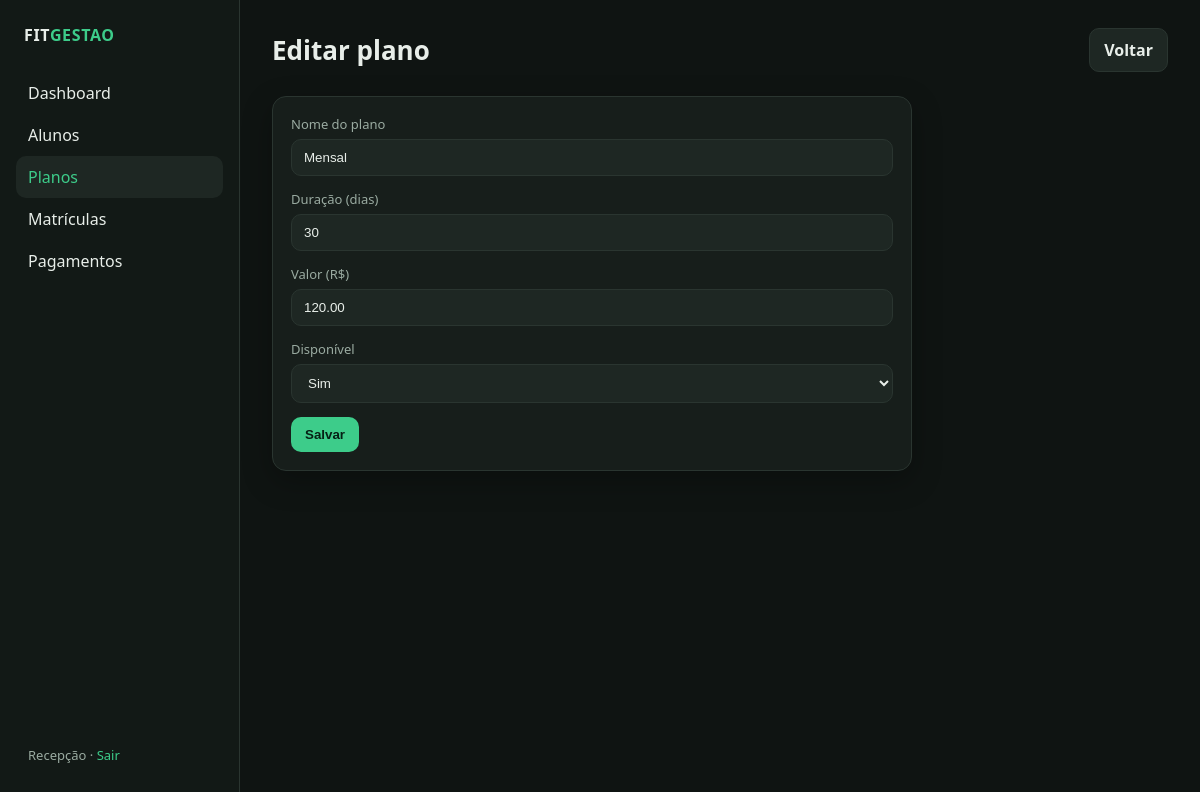
The app's page /planos/1/editar (signed in) with its own data.
### app/models.py (models this page shows)
class User(UserMixin, db.Model):
    id = db.Column(db.Integer, primary_key=True)
    username = db.Column(db.String(80), unique=True, nullable=False)
    name = db.Column(db.String(120), nullable=False)
    password_hash = db.Column(db.String(255), nullable=False)
    payments = db.relationship("Payment", backref="registered_by", lazy=True)

class Plan(db.Model):
    id = db.Column(db.Integer, primary_key=True)
    name = db.Column(db.String(80), nullable=False)
    duration_days = db.Column(db.Integer, nullable=False)
    price = db.Column(db.Numeric(10, 2), nullable=False)
    active = db.Column(db.Boolean, default=True, nullable=False)
    enrollments = db.relationship("Enrollment", backref="plan", lazy=True)

### app/routes/plans.py (the view)
@bp.route("/<int:plan_id>/editar", methods=["GET", "POST"])
@login_required
def edit(plan_id):
    plan = Plan.query.get_or_404(plan_id)
    form = PlanForm(obj=plan)
    if not form.is_submitted():
        form.active.data = "1" if plan.active else "0"
    if form.validate_on_submit():
        _fill_plan(plan, form)
        db.session.commit()
        flash("Plano atualizado.", "success")
        return redirect(url_for("plans.list_plans"))
    return render_template("plans/form.html", form=form, title="Editar plano", plan=plan)

### app/forms.py
class PlanForm(FlaskForm):
    name = StringField("Nome do plano", validators=[DataRequired(), Length(max=80)])
    duration_days = IntegerField(
        "Duração (dias)", validators=[DataRequired(), NumberRange(min=1, max=3650)]
    )
    price = DecimalField("Valor (R$)", validators=[DataRequired(), NumberRange(min=0)])
    active = SelectField(
        "Disponível",
        choices=[("1", "Sim"), ("0", "Não")],
        default="1",
    )

### app/templates/plans/form.html (shortened to what this page needs)
{% extends "base.html" %}
{% block content %}
<div class="topbar">
  <h1>{{ title }}</h1>
  <a class="btn secondary" href="{{ url_for('plans.list_plans') }}">Voltar</a>
</div>
<div class="card" style="max-width:640px">
  <form method="post">
    {% for field in [form.name, form.duration_days, form.price, form.active] %}
    <div class="field">
      {{ field.label }}
      {{ field() }}
    </div>
    {% endfor %}
    <button class="btn" type="submit">Salvar</button>
  </form>
</div>
{% endblock %}

### app/templates/base.html (shortened to what this page needs)
<!doctype html>
<html lang="pt-BR">
<head>
  <link rel="stylesheet" href="{{ url_for('static', filename='css/style.css') }}">
</head>
<body>
<div class="layout">
  <aside class="sidebar">
    <p class="brand">FIT<span>GESTAO</span></p>
    <nav class="nav">
      <a href="{{ url_for('dashboard.index') }}" class="{{ 'active' if request.endpoint == 'dashboard.index' }}">Dashboard</a>
      <a href="{{ url_for('students.list_students') }}" class="{{ 'active' if request.endpoint and request.endpoint.startswith('students.') }}">Alunos</a>
      <a href="{{ url_for('plans.list_plans') }}" class="{{ 'active' if request.endpoint and request.endpoint.startswith('plans.') }}">Planos</a>
      <a href="{{ url_for('enrollments.list_enrollments') }}" class="{{ 'active' if request.endpoint and request.endpoint.startswith('enrollments.') }}">Matrículas</a>
      <a href="{{ url_for('payments.list_payments') }}" class="{{ 'active' if request.endpoint and request.endpoint.startswith('payments.') }}">Pagamentos</a>
    </nav>
    <div class="user">
      {{ current_user.name }} · <a href="{{ url_for('auth.logout') }}">Sair</a>
    </div>
  </aside>
  <main class="main">
    {% block content %}{% endblock %}
  </main>
</div>
</body>
</html>

### app/static/css/style.css (style rules this page uses)
:root { --bg: #0f1412; --panel: #171e1b; --panel-2: #1e2723; --line: #2a3530; --text: #e8eee9; --muted: #9aaba1; --accent: #3dcc8a; --accent-dim: #1f6f4d; --danger: #e05a5a; --warn: #e0b45a; --info: #5aa8e0; --radius: 14px; --shadow: 0 10px 30px rgba(0, 0, 0, 0.28); font-family: "Segoe UI", system-ui, sans-serif; }
* { box-sizing: border-box; }
html, body { margin: 0; min-height: 100%; background: var(--bg); color: var(--text); }
a { color: var(--accent); text-decoration: none; }
.layout { display: grid; grid-template-columns: 240px 1fr; min-height: 100vh; }
.sidebar { background: #121916; border-right: 1px solid var(--line); padding: 24px 16px; display: flex; flex-direction: column; gap: 8px; }
.brand { font-weight: 700; letter-spacing: 0.04em; margin: 0 8px 18px; }
.brand span { color: var(--accent); }
.nav a { display: block; color: var(--text); padding: 10px 12px; border-radius: 10px; text-decoration: none; }
.nav a:hover, .nav a.active { background: var(--panel-2); color: var(--accent); }
.sidebar .user { margin-top: auto; color: var(--muted); font-size: 13px; padding: 12px; }
.main { padding: 28px 32px 48px; }
.topbar { display: flex; justify-content: space-between; align-items: center; gap: 16px; margin-bottom: 24px; }
h1 { margin: 0; font-size: 26px; }
.card { background: var(--panel); border: 1px solid var(--line); border-radius: var(--radius); padding: 18px; box-shadow: var(--shadow); }
input, select, textarea { background: var(--panel-2); border: 1px solid var(--line); color: var(--text); border-radius: 10px; padding: 10px 12px; width: 100%; }
label { display: block; margin-bottom: 6px; color: var(--muted); font-size: 13px; }
.field { margin-bottom: 14px; }
.btn { display: inline-flex; align-items: center; justify-content: center; background: var(--accent); color: #062015; font-weight: 700; border: 0; border-radius: 10px; padding: 10px 14px; cursor: pointer; text-decoration: none; }
.btn.secondary { background: var(--panel-2); color: var(--text); border: 1px solid var(--line); }

### records on screen
User: name "Recepção"
Plan: name "Mensal" "30" "120.00" "Sim"

### other values on screen
{{ title }} "Editar plano"
{{ field.label }} "Nome do plano" "Duração (dias)" "Valor (R$)" "Disponível"
